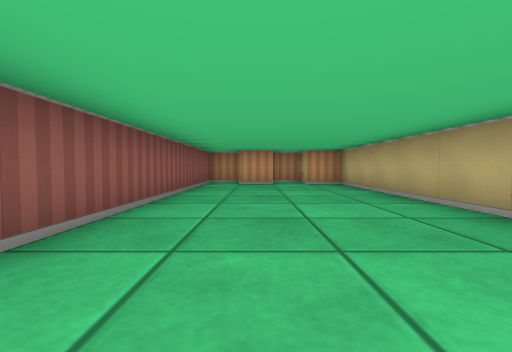
[1] (above)

16 first-person views from a walk through a cub3D maze. The camera is about half as high as the walls, tilts 2° down and sees 90° across. The floor is counted in squares. Each view is taken from the middle of a square. On the plan, view 1 faces up. The plan holds only what a view shows up to about 9 squares ahead; the rest is blank.

[2]
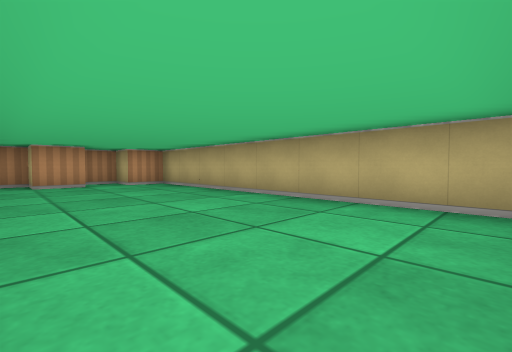

[3]
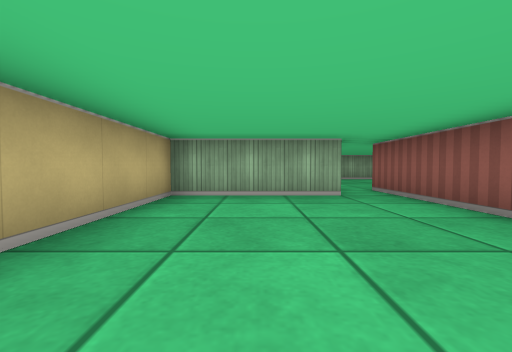

[4]
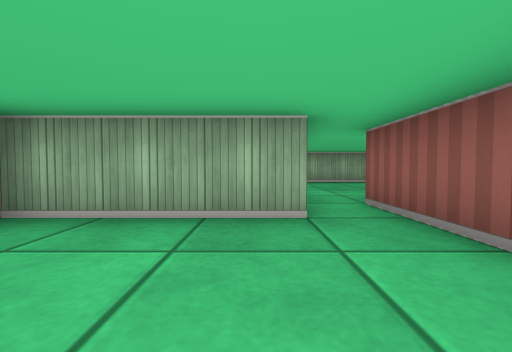

[5]
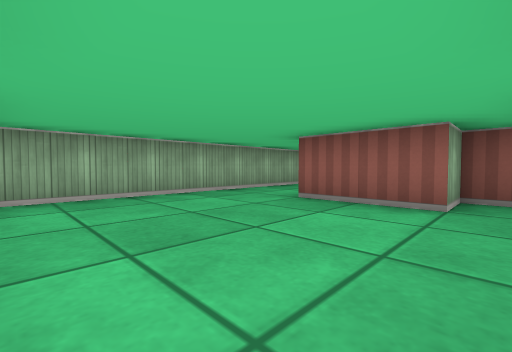

[6]
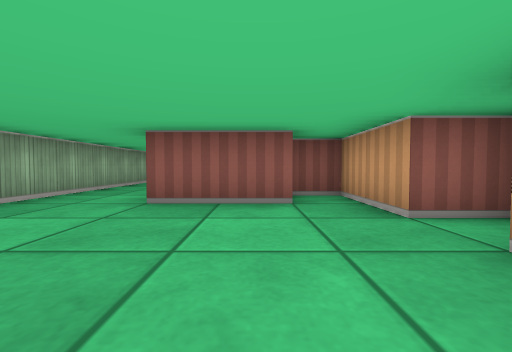

[7]
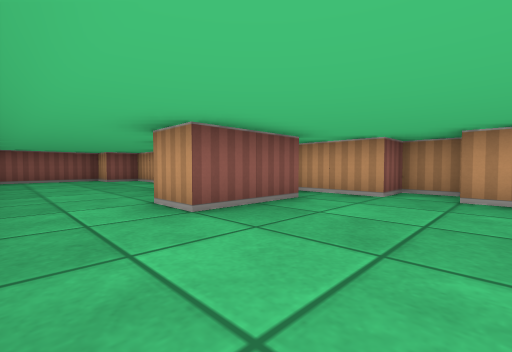

[8]
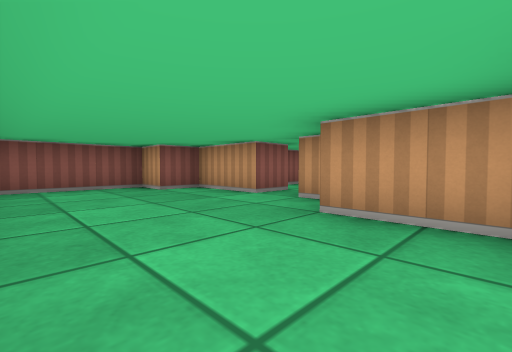

[9]
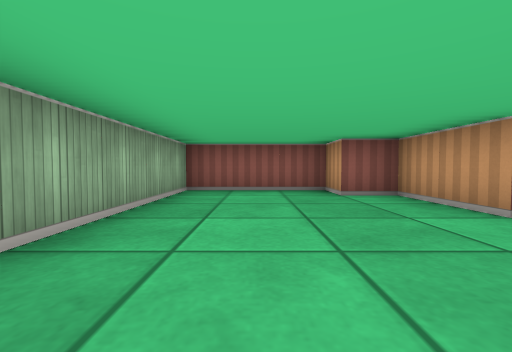

[10]
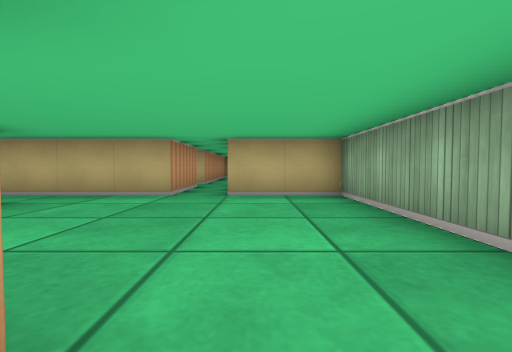

[11]
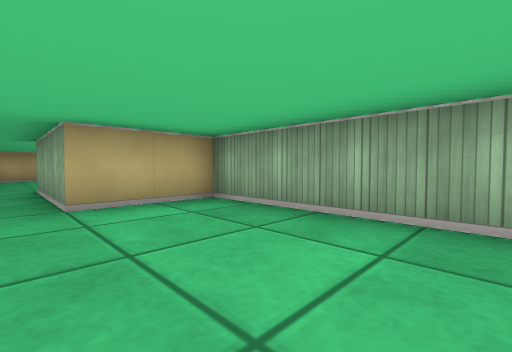

[12]
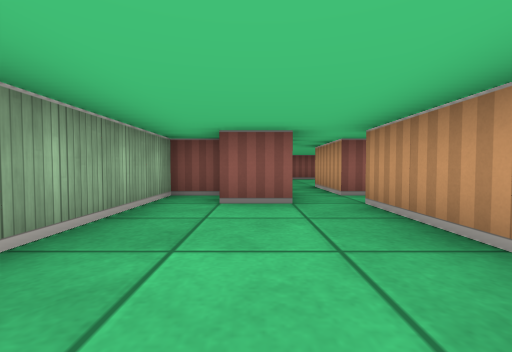

[13]
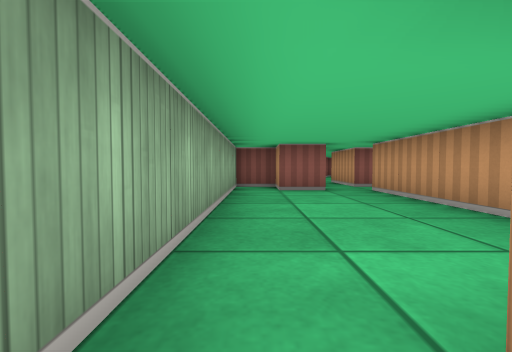

[14]
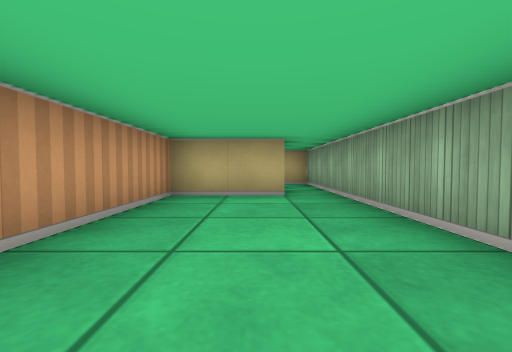

[15]
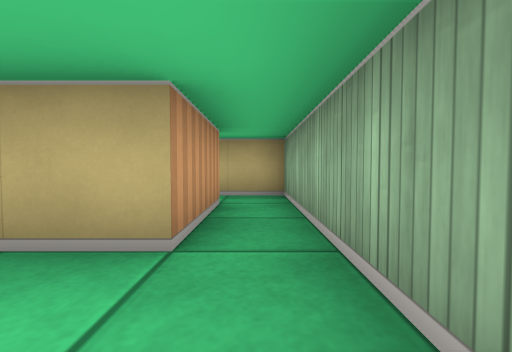

[16]
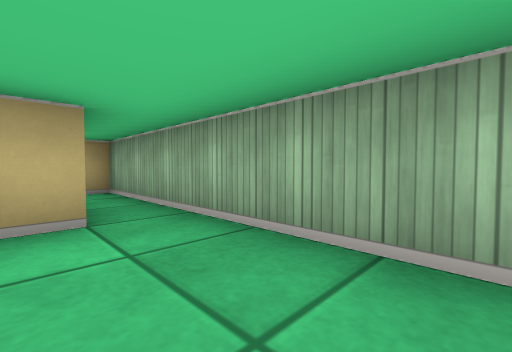

### Floor plan
Ten units are one square. View 1 is at (0, 0); x grows to the right and y downward. Boxes are objects, and circles mark ways between rooms. Rooms are numbered by the first view taken in them; rooms with no view inside come last. Other rooms are left out.
<svg viewBox="-130 -90 230 160">
<path fill="none" stroke="#000" d="M6 -75 -5 -75 -5 -85 -15 -85 -15 5M-5 5 25 5 25 -75 15 -75 15 -85 5 -85M-5 35 -5 5M-19 15 -25 15M-25 5 -35 5 -35 15 -55 15 -55 25 -45 25 -45 45 -55 45M-15 5 -15 15M-65 65 -5 65 -5 45M-80 25 -85 25M-59 35 -75 35M-95 15 -95 25 -115 25 -115 35 -125 35 -125 65 -65 65M15 30 15 35 -5 35M-5 45 25 45 25 55 15 55 15 65 95 65M95 55 75 55 75 35 25 35"/>
<circle cx="-10" cy="10" r="3" fill="#2a7"/>
<circle cx="-55" cy="55" r="3" fill="#2a7"/>
<circle cx="5" cy="40" r="3" fill="#2a7"/>
<text x="0" y="-40">1</text>
<text x="-30" y="40">2</text>
<text x="-90" y="50">3</text>
<text x="40" y="50">4</text>
</svg>
Room 1 opens to room 2. Room 2 opens to room 3. Room 2 opens to room 4.

Where each view was taken, in squares from view 1:
view 1: 0 up, 0 right, facing up
view 2: 0 up, 1 left, facing up-right
view 3: 4 up, 1 right, facing down
view 4: 2 up, 0 right, facing down
view 5: 2 down, 1 left, facing down-left
view 6: 3 down, 1 left, facing left
view 7: 6 down, 2 left, facing up-left
view 8: 6 down, 6 left, facing up-left
view 9: 5 down, 7 left, facing left
view 10: 5 down, 5 left, facing right
view 11: 4 down, 4 left, facing down-right
view 12: 5 down, 6 right, facing left
view 13: 6 down, 8 right, facing left
view 14: 5 down, 3 right, facing right
view 15: 6 down, 6 right, facing right
view 16: 5 down, 5 right, facing down-right
